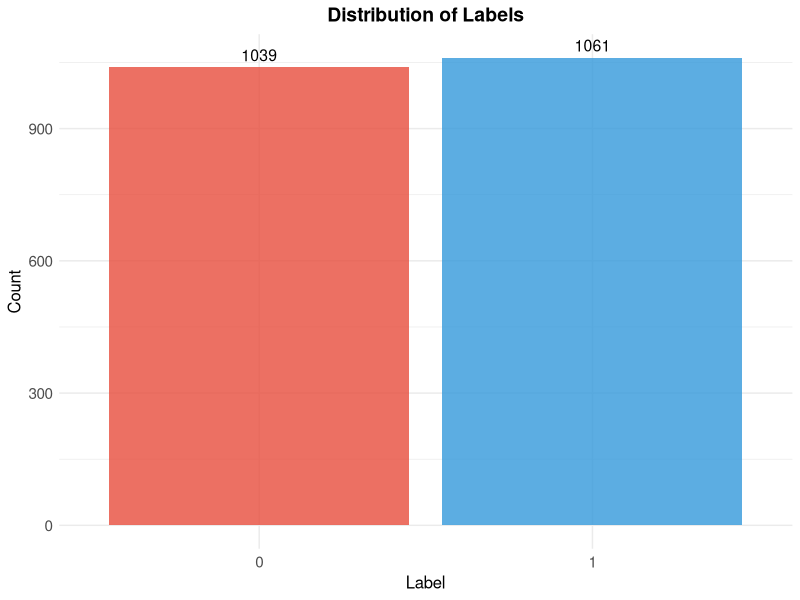
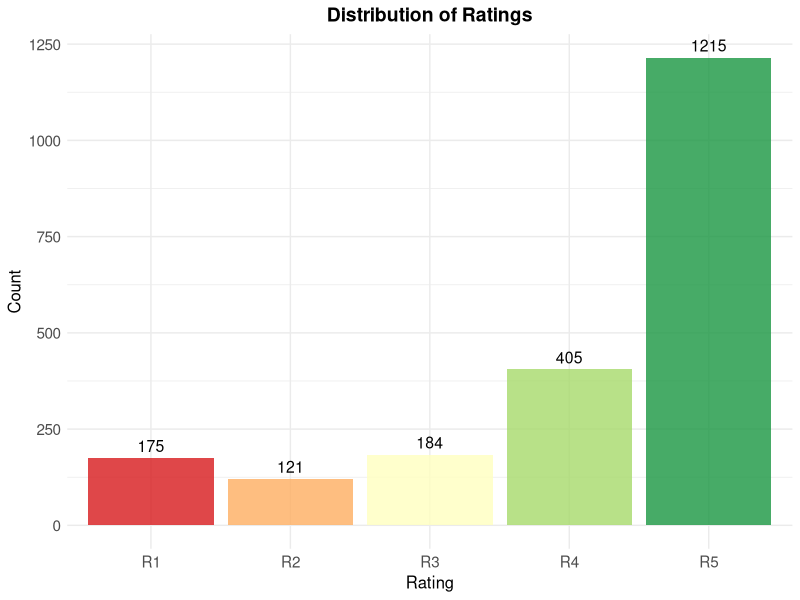
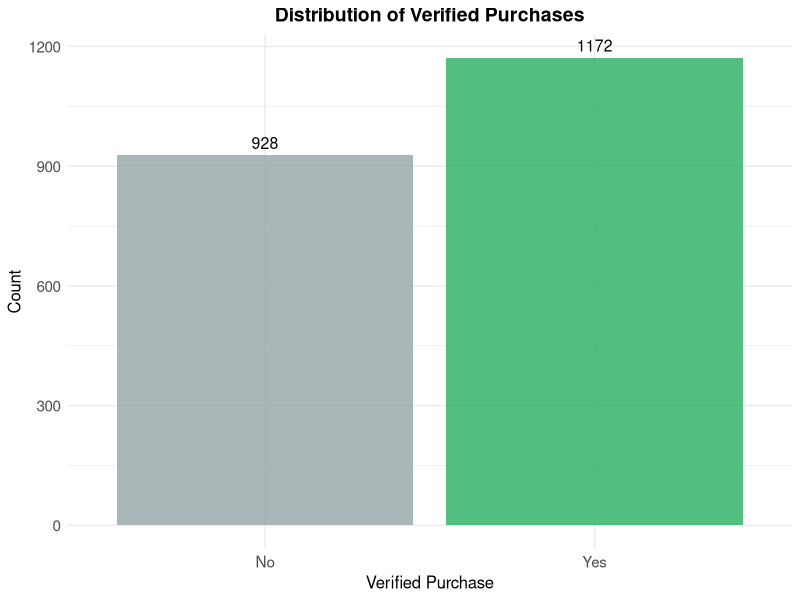
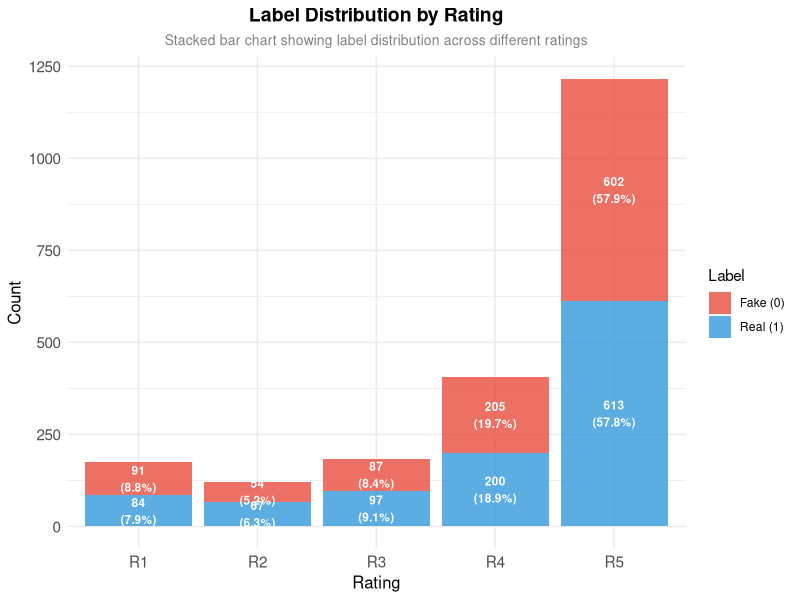
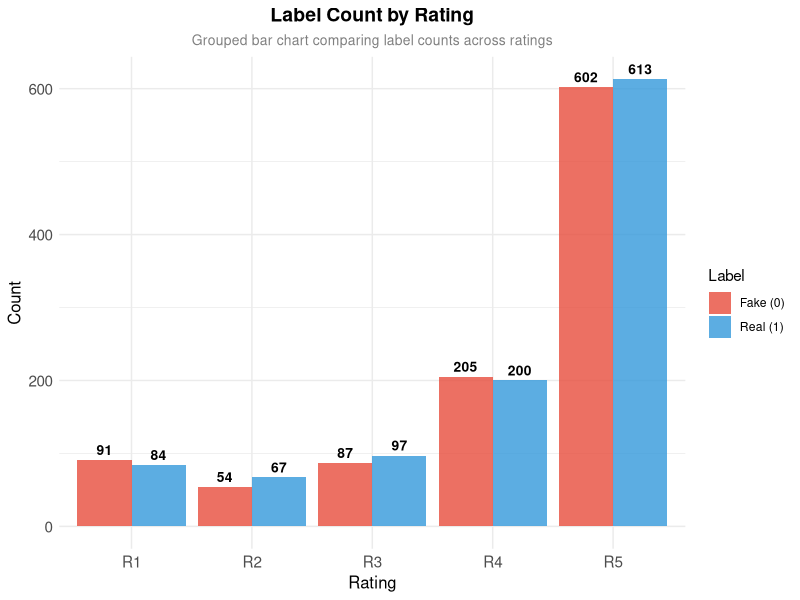
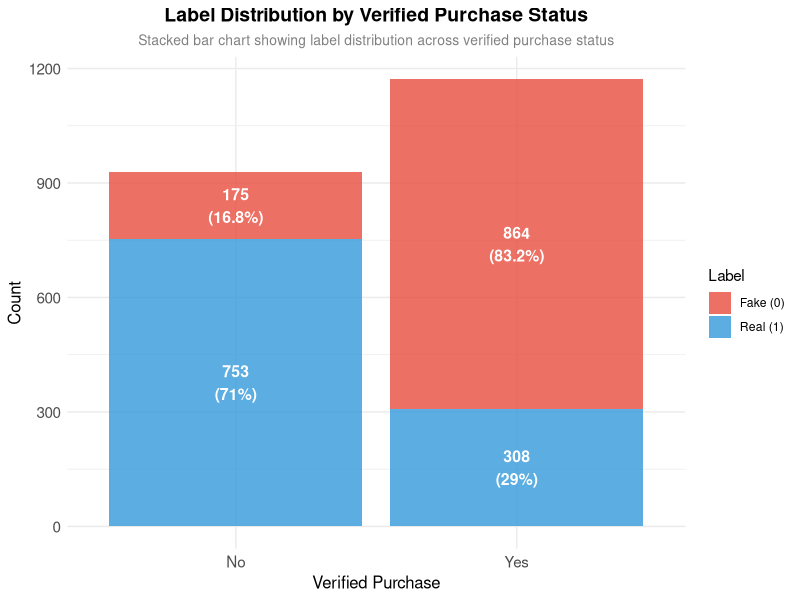
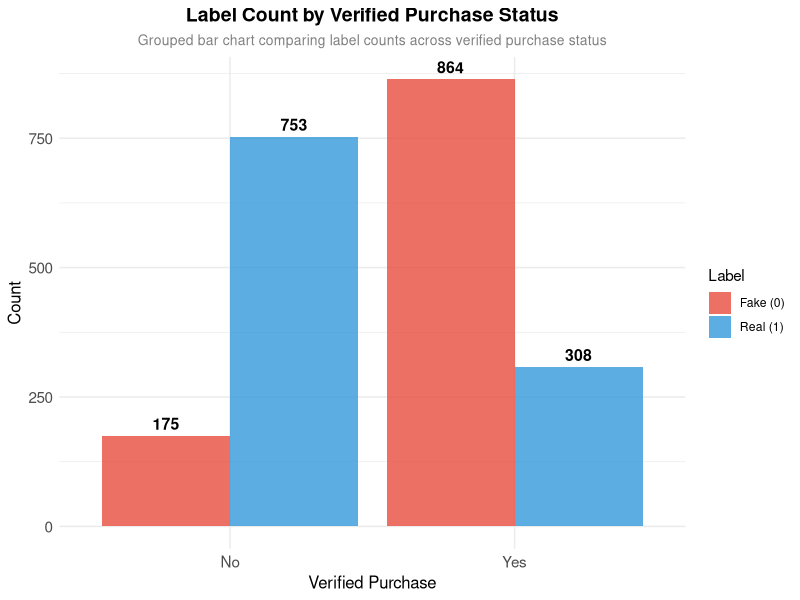
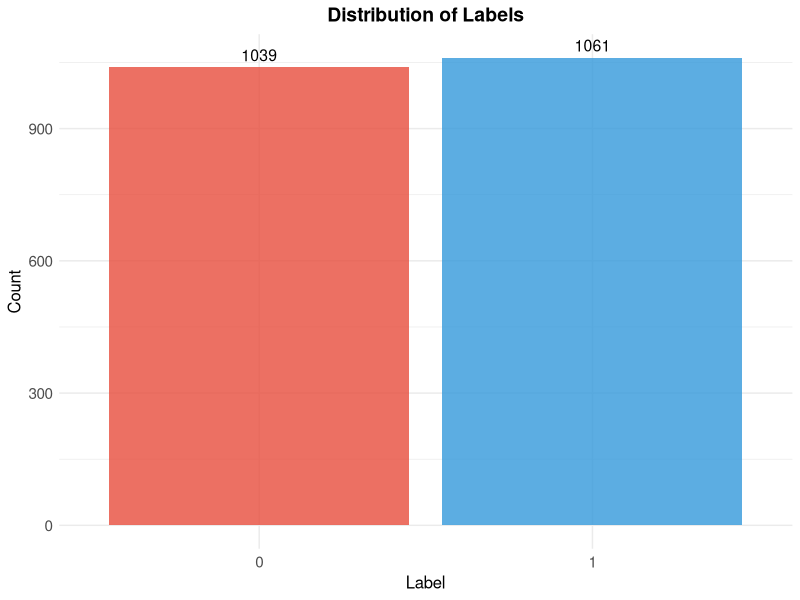

R code for these plots, in order:
# Data Preprocessing Script for Machine Learning Models
# This script loads and preprocesses the Amazon reviews data
# Used by ML models: GLM, XGBoost, Random Forest, etc.
# These models use sparse.model.matrix or model.matrix which handle factors automatically

# Load required libraries
library(tm)
library(magrittr)
library(SnowballC)  # Required for stemDocument function
library(ggplot2)
library(data.table)

# Load data using data.table for robust CSV parsing
cat("Loading data...\n")
reviews <- data.table::fread('data_new.csv', encoding = "UTF-8", quote = "\"")
reviews <- as.data.frame(reviews)

# Data preprocessing
cat("Preprocessing data...\n")
reviews$LABEL <- as.factor(ifelse(reviews$LABEL == '__label1__', 1, 0))
reviews$REVIEW_TITLE <- as.character(reviews$REVIEW_TITLE)
reviews$REVIEW_TEXT <- as.character(reviews$REVIEW_TEXT)

# VERIFIED_PURCHASE: Categorical variable (Y/N), treated as factor
reviews$VERIFIED_PURCHASE <- factor(
  ifelse(reviews$VERIFIED_PURCHASE == 'Y', "Y", "N"),
  levels = c("N", "Y")
)

# Ensure factor levels are valid R variable names for formulas
# Fix for contrasts error in GLM/XGBoost
levels(reviews$VERIFIED_PURCHASE) <- make.names(levels(reviews$VERIFIED_PURCHASE))

# RATING: Categorical variable (1-5 stars), treated as factor, not ordinal
reviews$RATING <- factor(reviews$RATING, levels = sort(unique(reviews$RATING)))
levels(reviews$RATING) <- paste0("R", levels(reviews$RATING)) # R1, R2... for valid names

# PRODUCT_CATEGORY: Categorical variable, convert to factor
reviews$PRODUCT_CATEGORY <- factor(reviews$PRODUCT_CATEGORY)
levels(reviews$PRODUCT_CATEGORY) <- make.names(levels(reviews$PRODUCT_CATEGORY))

# Create corpus and document-term matrix for REVIEW_TEXT
cat("Creating document-term matrix for REVIEW_TEXT...\n")
corpus.text <- VCorpus(VectorSource(reviews$REVIEW_TEXT)) %>% 
  tm_map(content_transformer(tolower)) %>%
  tm_map(removePunctuation) %>%
  tm_map(removeNumbers) %>%
  tm_map(stripWhitespace) %>%
  tm_map(removeWords, stopwords()) %>% 
  tm_map(stemDocument)

dtm.text <- DocumentTermMatrix(corpus.text)
dtm.text.cleaned <- removeSparseTerms(dtm.text, .9995)

# Create corpus and document-term matrix for REVIEW_TITLE
cat("Creating document-term matrix for REVIEW_TITLE...\n")
corpus.title <- VCorpus(VectorSource(reviews$REVIEW_TITLE)) %>% 
  tm_map(content_transformer(tolower)) %>%
  tm_map(removePunctuation) %>%
  tm_map(removeNumbers) %>%
  tm_map(stripWhitespace) %>%
  tm_map(removeWords, stopwords()) %>% 
  tm_map(stemDocument)

dtm.title <- DocumentTermMatrix(corpus.title)
dtm.title.cleaned <- removeSparseTerms(dtm.title, .9995)

# Add prefix to distinguish title and text features
text.terms <- paste0("TEXT_", Terms(dtm.text.cleaned))
title.terms <- paste0("TITLE_", Terms(dtm.title.cleaned))

# Convert to matrices and rename columns
dtm.text.matrix <- as.matrix(dtm.text.cleaned)
colnames(dtm.text.matrix) <- text.terms

dtm.title.matrix <- as.matrix(dtm.title.cleaned)
colnames(dtm.title.matrix) <- title.terms

# Select only required columns: LABEL, RATING, VERIFIED_PURCHASE, PRODUCT_CATEGORY
# Keep original columns for reference (will be excluded in model formulas)
reviews.selected <- reviews[, c("LABEL", "RATING", "VERIFIED_PURCHASE", "PRODUCT_CATEGORY", 
                                "DOC_ID", "PRODUCT_ID", "PRODUCT_TITLE", "REVIEW_TITLE", "REVIEW_TEXT")]

# Combine with text features
reviews.corpus <- data.frame(reviews.selected, dtm.text.matrix, dtm.title.matrix)

# Visualize 
# Create figures directory if it doesn't exist
if (!dir.exists("figures")) {
  dir.create("figures")
}

cat("Generating data visualization plots...\n")

# 1. Distribution plots with improved styling
# a. LABEL distribution
ggplot(reviews.corpus, aes(x = LABEL, fill = LABEL)) +
  geom_bar(alpha = 0.8) +
  scale_fill_manual(values = c("0" = "#E74C3C", "1" = "#3498DB"), guide = "none") +
  labs(title = "Distribution of Labels",
       x = "Label", y = "Count") +
  theme_minimal() +
  theme(plot.title = element_text(hjust = 0.5, size = 14, face = "bold"),
        axis.text = element_text(size = 11),
        axis.title = element_text(size = 12)) +
  geom_text(stat = 'count', aes(label = ..count..), vjust = -0.5, size = 4)
ggsave("figures/data_preprocessing_label_distribution.png", width = 8, height = 6, dpi = 300)

# b. RATING distribution
ggplot(reviews.corpus, aes(x = RATING, fill = RATING)) +
  geom_bar(alpha = 0.8) +
  scale_fill_brewer(palette = "RdYlGn", guide = "none") +
  labs(title = "Distribution of Ratings",
       x = "Rating", y = "Count") +
  theme_minimal() +
  theme(plot.title = element_text(hjust = 0.5, size = 14, face = "bold"),
        axis.text = element_text(size = 11),
        axis.title = element_text(size = 12)) +
  geom_text(stat = 'count', aes(label = ..count..), vjust = -0.5, size = 4)
ggsave("figures/data_preprocessing_rating_distribution.png", width = 8, height = 6, dpi = 300)

# c. VERIFIED_PURCHASE distribution
# Create a display version of VERIFIED_PURCHASE for visualization
verif_levels <- levels(reviews.corpus$VERIFIED_PURCHASE)
verif_labels <- ifelse(grepl("^Y$|^Y\\.", verif_levels), "Yes", "No")
reviews.corpus$VERIFIED_PURCHASE_FACTOR <- factor(reviews.corpus$VERIFIED_PURCHASE, 
                                                    levels = verif_levels,
                                                    labels = verif_labels)
ggplot(reviews.corpus, aes(x = VERIFIED_PURCHASE_FACTOR, fill = VERIFIED_PURCHASE_FACTOR)) +
  geom_bar(alpha = 0.8) +
  scale_fill_manual(values = c("No" = "#95A5A6", "Yes" = "#27AE60"), guide = "none") +
  labs(title = "Distribution of Verified Purchases",
       x = "Verified Purchase", y = "Count") +
  theme_minimal() +
  theme(plot.title = element_text(hjust = 0.5, size = 14, face = "bold"),
        axis.text = element_text(size = 11),
        axis.title = element_text(size = 12)) +
  geom_text(stat = 'count', aes(label = ..count..), vjust = -0.5, size = 4)
ggsave("figures/data_preprocessing_verified_purchases_distribution.png", width = 8, height = 6, dpi = 300)

# 2. Relationship visualizations using appropriate chart types
# a. LABEL vs RATING: Stacked bar chart showing proportions
label_rating_data <- as.data.frame(table(reviews.corpus$LABEL, reviews.corpus$RATING))
names(label_rating_data) <- c("Label", "Rating", "Count")
label_rating_data$Label <- factor(label_rating_data$Label, levels = c("0", "1"), labels = c("Fake (0)", "Real (1)"))

# Calculate percentages for each label
label_totals <- aggregate(Count ~ Label, label_rating_data, sum)
label_rating_data$Percentage <- apply(label_rating_data, 1, function(x) {
  total <- label_totals[label_totals$Label == x["Label"], "Count"]
  round(as.numeric(x["Count"]) / total * 100, 1)
})

ggplot(label_rating_data, aes(x = Rating, y = Count, fill = Label)) +
  geom_bar(stat = "identity", position = "stack", alpha = 0.8) +
  scale_fill_manual(values = c("Fake (0)" = "#E74C3C", "Real (1)" = "#3498DB"),
                    name = "Label") +
  labs(title = "Label Distribution by Rating",
       x = "Rating", y = "Count",
       subtitle = "Stacked bar chart showing label distribution across different ratings") +
  theme_minimal() +
  theme(plot.title = element_text(hjust = 0.5, size = 14, face = "bold"),
        plot.subtitle = element_text(hjust = 0.5, size = 10, color = "gray50"),
        axis.text = element_text(size = 11),
        axis.title = element_text(size = 12),
        legend.position = "right") +
  geom_text(aes(label = paste0(Count, "\n(", Percentage, "%)")), 
            position = position_stack(vjust = 0.5), size = 3, color = "white", fontface = "bold")
ggsave("figures/data_preprocessing_label_rating_correlation.png", width = 10, height = 6, dpi = 300)

# b. LABEL vs RATING: Grouped bar chart for better comparison
ggplot(label_rating_data, aes(x = Rating, y = Count, fill = Label)) +
  geom_bar(stat = "identity", position = "dodge", alpha = 0.8) +
  scale_fill_manual(values = c("Fake (0)" = "#E74C3C", "Real (1)" = "#3498DB"),
                    name = "Label") +
  labs(title = "Label Count by Rating",
       x = "Rating", y = "Count",
       subtitle = "Grouped bar chart comparing label counts across ratings") +
  theme_minimal() +
  theme(plot.title = element_text(hjust = 0.5, size = 14, face = "bold"),
        plot.subtitle = element_text(hjust = 0.5, size = 10, color = "gray50"),
        axis.text = element_text(size = 11),
        axis.title = element_text(size = 12),
        legend.position = "right") +
  geom_text(aes(label = Count), position = position_dodge(width = 0.9), 
            vjust = -0.5, size = 3.5, fontface = "bold")
ggsave("figures/data_preprocessing_label_rating_grouped.png", width = 10, height = 6, dpi = 300)

# c. LABEL vs VERIFIED_PURCHASE: Stacked bar chart
label_verified_data <- as.data.frame(table(reviews.corpus$LABEL, reviews.corpus$VERIFIED_PURCHASE_FACTOR))
names(label_verified_data) <- c("Label", "VerifiedPurchase", "Count")
label_verified_data$Label <- factor(label_verified_data$Label, levels = c("0", "1"), labels = c("Fake (0)", "Real (1)"))

# Calculate percentages
verified_totals <- aggregate(Count ~ Label, label_verified_data, sum)
label_verified_data$Percentage <- apply(label_verified_data, 1, function(x) {
  total <- verified_totals[verified_totals$Label == x["Label"], "Count"]
  round(as.numeric(x["Count"]) / total * 100, 1)
})

ggplot(label_verified_data, aes(x = VerifiedPurchase, y = Count, fill = Label)) +
  geom_bar(stat = "identity", position = "stack", alpha = 0.8) +
  scale_fill_manual(values = c("Fake (0)" = "#E74C3C", "Real (1)" = "#3498DB"),
                    name = "Label") +
  labs(title = "Label Distribution by Verified Purchase Status",
       x = "Verified Purchase", y = "Count",
       subtitle = "Stacked bar chart showing label distribution across verified purchase status") +
  theme_minimal() +
  theme(plot.title = element_text(hjust = 0.5, size = 14, face = "bold"),
        plot.subtitle = element_text(hjust = 0.5, size = 10, color = "gray50"),
        axis.text = element_text(size = 11),
        axis.title = element_text(size = 12),
        legend.position = "right") +
  geom_text(aes(label = paste0(Count, "\n(", Percentage, "%)")), 
            position = position_stack(vjust = 0.5), size = 4, color = "white", fontface = "bold")
ggsave("figures/data_preprocessing_label_verified_purchases_correlation.png", width = 8, height = 6, dpi = 300)

# d. LABEL vs VERIFIED_PURCHASE: Grouped bar chart
ggplot(label_verified_data, aes(x = VerifiedPurchase, y = Count, fill = Label)) +
  geom_bar(stat = "identity", position = "dodge", alpha = 0.8) +
  scale_fill_manual(values = c("Fake (0)" = "#E74C3C", "Real (1)" = "#3498DB"),
                    name = "Label") +
  labs(title = "Label Count by Verified Purchase Status",
       x = "Verified Purchase", y = "Count",
       subtitle = "Grouped bar chart comparing label counts across verified purchase status") +
  theme_minimal() +
  theme(plot.title = element_text(hjust = 0.5, size = 14, face = "bold"),
        plot.subtitle = element_text(hjust = 0.5, size = 10, color = "gray50"),
        axis.text = element_text(size = 11),
        axis.title = element_text(size = 12),
        legend.position = "right") +
  geom_text(aes(label = Count), position = position_dodge(width = 0.9), 
            vjust = -0.5, size = 4, fontface = "bold")
ggsave("figures/data_preprocessing_label_verified_purchases_grouped.png", width = 8, height = 6, dpi = 300)

cat("Data visualization plots saved to figures/ directory.\n")

# Split data
set.seed(245)
train <- sample(nrow(reviews.corpus), .75 * nrow(reviews.corpus))
reviews.train <- reviews.corpus[train,]
reviews.test <- reviews.corpus[-train,]

cat("Data preprocessing complete.\n")
cat("Training set size:", nrow(reviews.train), "\n")
cat("Test set size:", nrow(reviews.test), "\n")
cat("Total features:", ncol(reviews.corpus), "\n")
